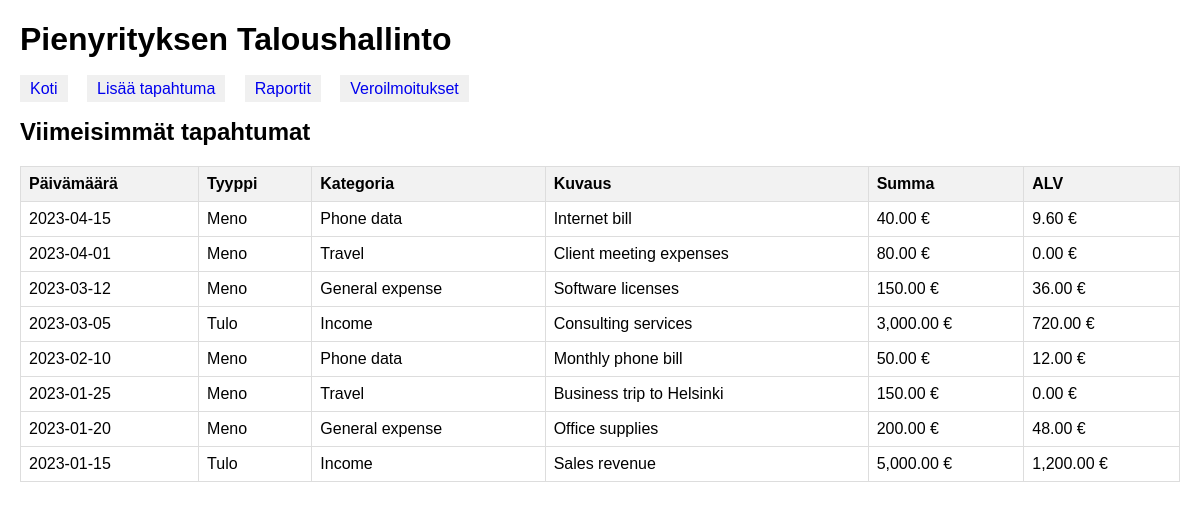
The page / on the database its author committed.
### tables this page shows
CREATE TABLE transactions (
    id INT AUTO_INCREMENT PRIMARY KEY,
    date DATE NOT NULL,
    type ENUM('income', 'expense') NOT NULL,
    category ENUM('income', 'general_expense', 'travel', 'phone_data') NOT NULL,
    description VARCHAR(255),
    amount DECIMAL(10,2) NOT NULL,
    vat_rate DECIMAL(5,2) DEFAULT 0,  
    vat_amount DECIMAL(10,2) DEFAULT 0,
    created_at TIMESTAMP DEFAULT CURRENT_TIMESTAMP
);

### src/index.php (the view, shortened to what this page needs)
<?php
require 'config.php';
?>
<!DOCTYPE html>
<html lang="fi">
<head>
</head>
<body>
    <h1>Pienyrityksen Taloushallinto</h1>
    <nav>
        <a href="index.php">Koti</a>
        <a href="add_transaction.php">Lisää tapahtuma</a>
        <a href="reports.php">Raportit</a>
        <a href="tax_reports.php">Veroilmoitukset</a>
    </nav>
    <h2>Viimeisimmät tapahtumat</h2>
    <table>
        <tr>
            <th>Päivämäärä</th>
            <th>Tyyppi</th>
            <th>Kategoria</th>
            <th>Kuvaus</th>
            <th>Summa</th>
            <th>ALV</th>
        </tr>
        <?php
        $stmt = $pdo->query("SELECT * FROM transactions ORDER BY date DESC LIMIT 10");
        while ($row = $stmt->fetch(PDO::FETCH_ASSOC)) {
            echo "<tr>";
            echo "<td>" . $row['date'] . "</td>";
            echo "<td>" . ($row['type'] == 'income' ? 'Tulo' : 'Meno') . "</td>";
            echo "<td>" . ucfirst(str_replace('_', ' ', $row['category'])) . "</td>";
            echo "<td>" . $row['description'] . "</td>";
            echo "<td>" . number_format($row['amount'], 2) . " €</td>";
            echo "<td>" . number_format($row['vat_amount'], 2) . " €</td>";
            echo "</tr>";
        }
        ?>
    </table>
</body>
</html>

### src/index.php (style rules this page uses)
body { font-family: Arial, sans-serif; margin: 20px; }
nav { margin-bottom: 20px; }
nav a { margin-right: 15px; text-decoration: none; padding: 5px 10px; background: #f0f0f0; }
table { border-collapse: collapse; width: 100%; }
th, td { border: 1px solid #ddd; padding: 8px; text-align: left; }
th { background-color: #f2f2f2; }

### rows shown on the page
transactions: date "2023-04-15", type "Meno", category "Phone data", description "Internet bill", amount "40.00", vat_amount "9.60"
transactions: date "2023-04-01", type "Meno", category "Travel", description "Client meeting expenses", amount "80.00", vat_amount "0.00"
transactions: date "2023-03-12", type "Meno", category "General expense", description "Software licenses", amount "150.00", vat_amount "36.00"
transactions: date "2023-03-05", type "Tulo", category "Income", description "Consulting services", amount "3,000.00", vat_amount "720.00"
transactions: date "2023-02-10", type "Meno", category "Phone data", description "Monthly phone bill", amount "50.00", vat_amount "12.00"
transactions: date "2023-01-25", type "Meno", category "Travel", description "Business trip to Helsinki", amount "150.00", vat_amount "0.00"
transactions: date "2023-01-20", type "Meno", category "General expense", description "Office supplies", amount "200.00", vat_amount "48.00"
transactions: date "2023-01-15", type "Tulo", category "Income", description "Sales revenue", amount "5,000.00", vat_amount "1,200.00"
